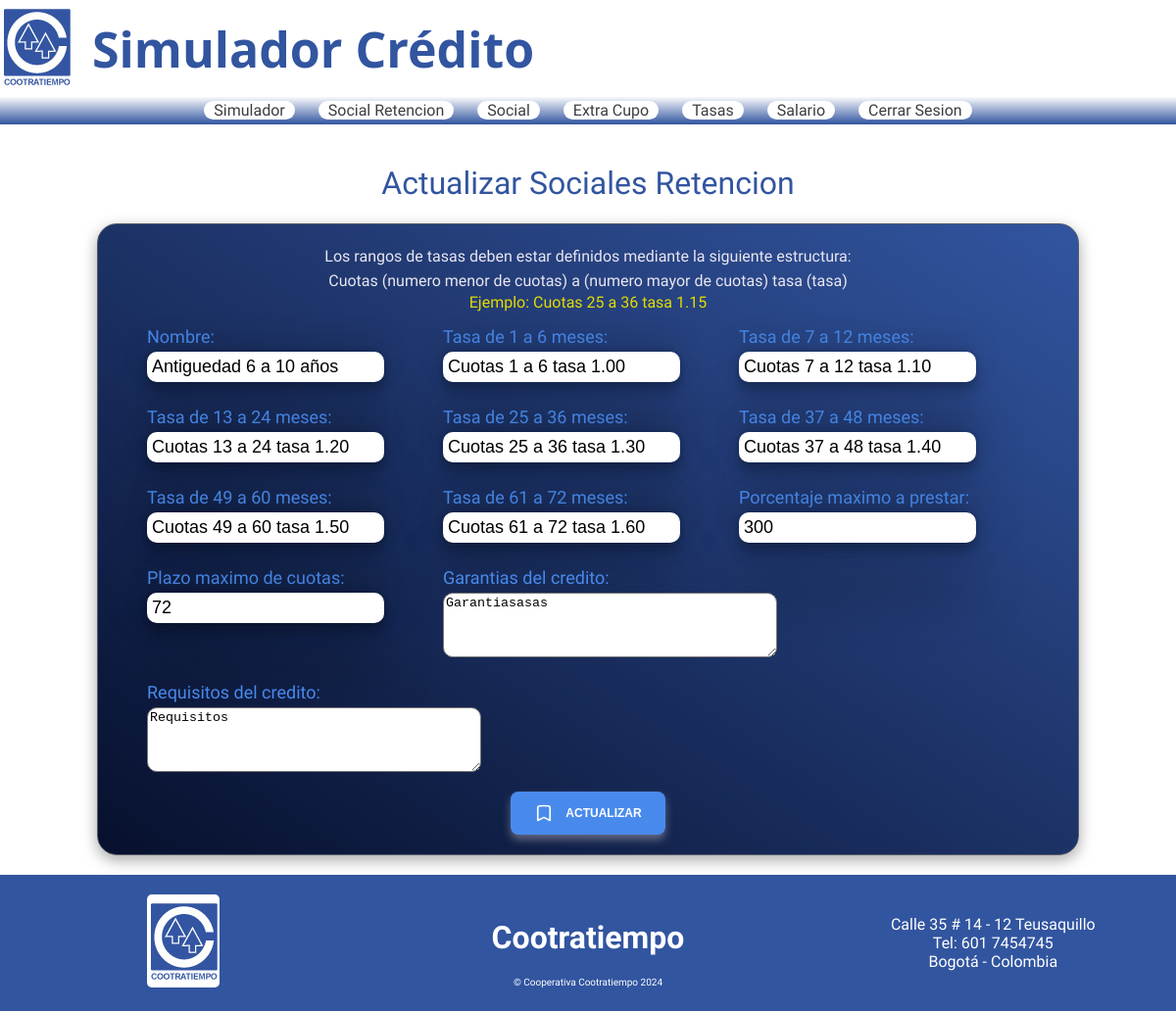
The app's page /socialesretencion/2/update/ (signed in) with its own data.
### simulador/models.py (models this page shows, shortened)
class SocialesRetencion(models.Model):
    name = models.CharField(max_length=100, unique=True)
    rango1 = models.CharField(max_length=200)
    rango2 = models.CharField(max_length=200)
    rango3 = models.CharField(max_length=200)
    rango4 = models.CharField(max_length=200)
    rango5 = models.CharField(max_length=200)
    rango6 = models.CharField(max_length=200)
    rango7 = models.CharField(max_length=200)
    aportesMax = models.IntegerField()
    plazoMax = models.IntegerField()
    garantia = models.TextField(max_length=500)
    requisitos = models.TextField(max_length=500)

### simulador/views.py (the view)
# urls.py: path('socialesretencion/<int:id>/update/', views.update_socialRetencion, name="socialesretencion_update"),
@login_required
def update_socialRetencion(request, id):
    socialesReten = get_object_or_404(SocialesRetencion, id=id)
    if request.method == 'POST':
        form = SocialesRetencionForm(request.POST, instance=socialesReten)
        if form.is_valid():
            form.save()
            return redirect('/socialesretencion')
    else:
        form = SocialesRetencionForm(instance=socialesReten)
    return render(request, 'socialesretencion/updatesocialesretencion.html', {'form': form})

### simulador/forms.py
class SocialesRetencionForm(forms.ModelForm):
    class Meta:
        model = SocialesRetencion
        fields = ['name', 'rango1', 'rango2', 'rango3', 'rango4', 'rango5', 'rango6', 'rango7', 'aportesMax', 'plazoMax', 'garantia', 'requisitos']
        labels = {
            'name': 'Nombre',
            'rango1': 'Tasa de 1 a 6 meses',
            'rango2': 'Tasa de 7 a 12 meses',
            'rango3': 'Tasa de 13 a 24 meses',
            'rango4': 'Tasa de 25 a 36 meses',
            'rango5': 'Tasa de 37 a 48 meses',
            'rango6': 'Tasa de 49 a 60 meses',
            'rango7': 'Tasa de 61 a 72 meses',
            'aportesMax': 'Porcentaje maximo a prestar',
            'plazoMax': 'Plazo maximo de cuotas',
            'garantia': 'Garantias del credito',
            'requisitos': 'Requisitos del credito'
        }

### simulador/templates/socialesretencion/updatesocialesretencion.html (shortened to what this page needs)
{% extends "base.html" %}
{% load static %}
{% load humanize %}
{% block styles %}
    <link href="{% static "css/deudaaporte/deudaaporte.css" %}" rel="stylesheet">
{% endblock styles %}
{% block content %}
<div class="update-form">
    <h1>Actualizar Sociales Retencion</h1>
    <form method="POST">
        <p class="example">Los rangos de tasas deben estar definidos mediante la siguiente estructura:</p>
        <p class="example">Cuotas (numero menor de cuotas) a (numero mayor de cuotas) tasa (tasa)</p>
        <p class="exam">Ejemplo: Cuotas 25 a 36 tasa 1.15</p>
        <div class="form">
            {{form.as_p}}
        </div>
        <button class="save" type="submit">
            <svg
            aria-hidden="true"
            stroke="currentColor"
            stroke-width="2"
            viewBox="0 0 24 24"
            fill="none"
            xmlns="http://www.w3.org/2000/svg"
          >
            <path
              d="M17.593 3.322c1.1.128 1.907 1.077 1.907 2.185V21L12 17.25 4.5 21V5.507c0-1.108.806-2.057 1.907-2.185a48.507 48.507 0 0111.186 0z"
              stroke-linejoin="round"
              stroke-linecap="round"
            ></path>
          </svg>Actualizar</button>
    </form>
</div>
{% endblock content %}

### simulador/static/css/deudaaporte/deudaaporte.css (style rules this page uses)
:root { --blue: #3255A0; --blue-font: #488aec; }
form { display: flex; flex-direction: column; justify-content: center; align-items: center; width: 80%; background: linear-gradient(to top right, rgb(7 16 45), var(--blue)); padding: 20px; border-radius: 20px; border: 1px solid rgb(84 90 106); box-shadow: rgba(0, 0, 0, 0.35) 0px 5px 15px; }
.form { display: flex; flex-wrap: wrap; }
.example { color: #e9e6f0; margin: 3px; }
.exam { color: #e3db02; }
.form p { margin: 10px 30px; display: flex; flex-direction: column; }
.form p label { color: #488aec; font-size: 18px; font-weight: 100; margin: 5px 0px; }
.form p input { border-radius: 10px; border: 0; padding: 5px; box-shadow: rgba(0, 0, 0, 0.25) 0px 54px 55px, rgba(0, 0, 0, 0.12) 0px -12px 30px, rgba(0, 0, 0, 0.12) 0px 4px 6px, rgba(0, 0, 0, 0.17) 0px 12px 13px, rgba(0, 0, 0, 0.09) 0px -3px 5px; }
.form p textarea { height: 60px; border-radius: 10px; }
.save { border: none; display: flex; padding: 0.75rem 1.5rem; background-color: #488aec; color: #ffffff; font-size: 0.75rem; line-height: 1rem; font-weight: 700; cursor: pointer; text-align: center; text-transform: uppercase; vertical-align: middle; align-items: center; margin-top: 10px; border-radius: 0.5rem; user-select: none; gap: 0.75rem; box-shadow: rgba(249, 236, 236, 0.35) 0px 5px 8px; transition: all 0.6s ease; }
.save svg { width: 1.25rem; height: 1.25rem; }
.update-form { margin: 20px 0px; width: 100%; display: flex; flex-direction: column; justify-content: center; align-items: center; }
.update-form h1 { color: #3255A0; text-align: center; font-weight: 200; }
.update-form .form p input { font-size: 18px; }

### simulador/static/css/base.css (style rules this page uses)
:root { --back-font: #05060f99; --blue-font: #3255A0; --blue-ligth-font: #3255a0c4; }
html { scroll-behavior: smooth; }
body { padding: 0; margin: 0; box-sizing: content-box; height: 100%; font-family: 'Freeman', sans-serif; user-select: none; }
.info-footer h2, p { margin: 0; padding: 0; }

### records on screen
SocialesRetencion: name "Antiguedad 6 a 10 años", rango1 "Cuotas 1 a 6 tasa 1.00", rango2 "Cuotas 7 a 12 tasa 1.10", rango3 "Cuotas 13 a 24 tasa 1.20", rango4 "Cuotas 25 a 36 tasa 1.30", rango5 "Cuotas 37 a 48 tasa 1.40", rango6 "Cuotas 49 a 60 tasa 1.50", rango7 "Cuotas 61 a 72 tasa 1.60", aportesMax "300", plazoMax "72", garantia "Garantiasasas", requisitos "Requisitos"
